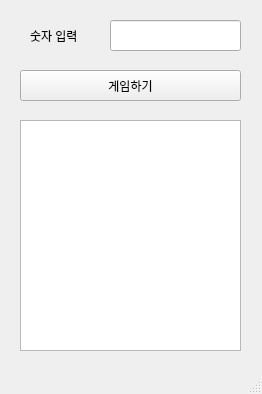
<?xml version="1.0" encoding="UTF-8"?>
<ui version="4.0">
 <class>MainWindow</class>
 <widget class="QMainWindow" name="MainWindow">
  <property name="geometry">
   <rect>
    <x>0</x>
    <y>0</y>
    <width>262</width>
    <height>394</height>
   </rect>
  </property>
  <property name="windowTitle">
   <string>MainWindow</string>
  </property>
  <widget class="QWidget" name="centralwidget">
   <widget class="QLineEdit" name="le">
    <property name="geometry">
     <rect>
      <x>110</x>
      <y>20</y>
      <width>131</width>
      <height>31</height>
     </rect>
    </property>
   </widget>
   <widget class="QLabel" name="lbl">
    <property name="geometry">
     <rect>
      <x>30</x>
      <y>30</y>
      <width>56</width>
      <height>12</height>
     </rect>
    </property>
    <property name="text">
     <string>숫자 입력</string>
    </property>
   </widget>
   <widget class="QPushButton" name="pb">
    <property name="geometry">
     <rect>
      <x>20</x>
      <y>70</y>
      <width>221</width>
      <height>31</height>
     </rect>
    </property>
    <property name="text">
     <string>게임하기</string>
    </property>
   </widget>
   <widget class="QTextEdit" name="te">
    <property name="geometry">
     <rect>
      <x>20</x>
      <y>120</y>
      <width>221</width>
      <height>231</height>
     </rect>
    </property>
   </widget>
  </widget>
  <widget class="QMenuBar" name="menubar">
   <property name="geometry">
    <rect>
     <x>0</x>
     <y>0</y>
     <width>262</width>
     <height>21</height>
    </rect>
   </property>
  </widget>
  <widget class="QStatusBar" name="statusbar"/>
 </widget>
 <resources/>
 <connections/>
</ui>
